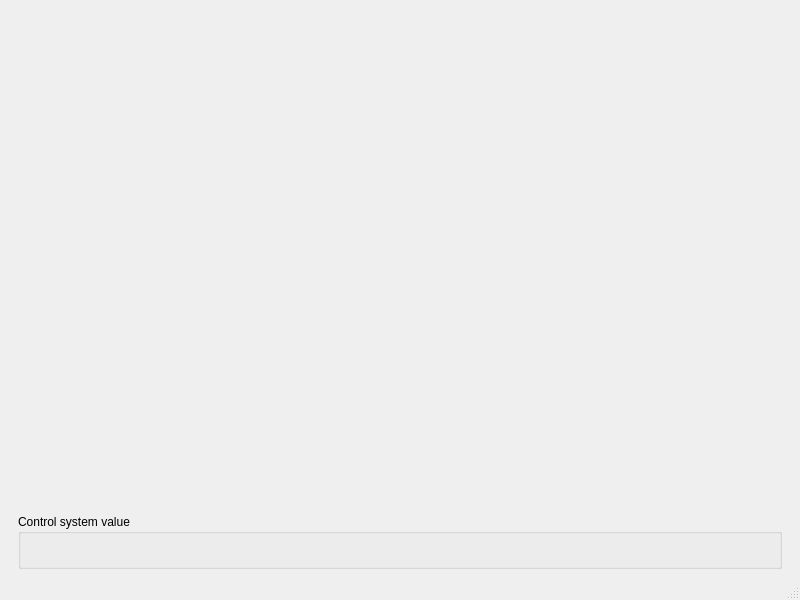
<?xml version="1.0" encoding="UTF-8"?>
<ui version="4.0">
 <class>MainWindow</class>
 <widget class="QMainWindow" name="MainWindow">
  <property name="geometry">
   <rect>
    <x>0</x>
    <y>0</y>
    <width>800</width>
    <height>600</height>
   </rect>
  </property>
  <property name="windowTitle">
   <string>MainWindow</string>
  </property>
  <widget class="QWidget" name="centralwidget">
   <layout class="QVBoxLayout" name="verticalLayout_2">
    <item>
     <layout class="QHBoxLayout" name="horizontalLayout_2">
      <item>
       <widget class="PropertyEdit" name="set_propedit">
        <property name="toolTip">
         <string/>
        </property>
        <property name="buttons" stdset="0">
         <enum>PropertyEdit::Set</enum>
        </property>
        <property name="title" stdset="0">
         <string>Editable</string>
        </property>
        <property name="decoration" stdset="0">
         <enum>PropertyEdit::GroupBox</enum>
        </property>
        <property name="sendOnlyUpdatedValues" stdset="0">
         <bool>false</bool>
        </property>
        <property name="fields" stdset="0">
         <string>[{&quot;field&quot;: &quot;amplitude&quot;, &quot;type&quot;: 2, &quot;rw&quot;: true, &quot;label&quot;: &quot;Amplitude (mA)&quot;}, {&quot;field&quot;: &quot;frequency&quot;, &quot;type&quot;: 1, &quot;rw&quot;: true, &quot;label&quot;: &quot;Frequency (Hz)&quot;}, {&quot;field&quot;: &quot;enabled&quot;, &quot;type&quot;: 3, &quot;rw&quot;: true, &quot;label&quot;: &quot;Enabled&quot;}, {&quot;field&quot;: &quot;particles&quot;, &quot;type&quot;: 5, &quot;rw&quot;: true, &quot;label&quot;: &quot;Particle Type&quot;, &quot;ud&quot;: {&quot;options&quot;: [[&quot;Protons&quot;, 1], [&quot;Ions&quot;, 2], [&quot;Electrons&quot;, 4]]}}]</string>
        </property>
       </widget>
      </item>
      <item>
       <layout class="QVBoxLayout" name="verticalLayout">
        <item>
         <widget class="PropertyEdit" name="get_propedit">
          <property name="toolTip">
           <string/>
          </property>
          <property name="buttons" stdset="0">
           <enum>PropertyEdit::Get</enum>
          </property>
          <property name="decoration" stdset="0">
           <enum>PropertyEdit::Frame</enum>
          </property>
          <property name="fields" stdset="0">
           <string>[{&quot;field&quot;: &quot;amplitude&quot;, &quot;type&quot;: 2, &quot;rw&quot;: false, &quot;label&quot;: &quot;Amplitude (mA)&quot;}, {&quot;field&quot;: &quot;frequency&quot;, &quot;type&quot;: 1, &quot;rw&quot;: false, &quot;label&quot;: &quot;Frequency (Hz)&quot;}, {&quot;field&quot;: &quot;enabled&quot;, &quot;type&quot;: 3, &quot;rw&quot;: false, &quot;label&quot;: &quot;Enabled&quot;}, {&quot;field&quot;: &quot;particles&quot;, &quot;type&quot;: 5, &quot;rw&quot;: false, &quot;label&quot;: &quot;Particle Type&quot;, &quot;ud&quot;: {&quot;options&quot;: [[&quot;Protons&quot;, 1], [&quot;Ions&quot;, 2], [&quot;Electrons&quot;, 4]]}}]</string>
          </property>
         </widget>
        </item>
        <item>
         <spacer name="verticalSpacer">
          <property name="orientation">
           <enum>Qt::Vertical</enum>
          </property>
          <property name="sizeHint" stdset="0">
           <size>
            <width>20</width>
            <height>40</height>
           </size>
          </property>
         </spacer>
        </item>
       </layout>
      </item>
     </layout>
    </item>
    <item>
     <spacer name="verticalSpacer_2">
      <property name="orientation">
       <enum>Qt::Vertical</enum>
      </property>
      <property name="sizeHint" stdset="0">
       <size>
        <width>20</width>
        <height>40</height>
       </size>
      </property>
     </spacer>
    </item>
    <item>
     <layout class="QHBoxLayout" name="horizontalLayout_3">
      <property name="leftMargin">
       <number>9</number>
      </property>
      <property name="rightMargin">
       <number>9</number>
      </property>
      <item>
       <widget class="QGroupBox" name="groupBox">
        <property name="title">
         <string>Control system value</string>
        </property>
        <layout class="QHBoxLayout" name="horizontalLayout">
         <item>
          <widget class="QLabel" name="cs_label">
           <property name="text">
            <string/>
           </property>
          </widget>
         </item>
        </layout>
       </widget>
      </item>
     </layout>
    </item>
   </layout>
  </widget>
  <widget class="QMenuBar" name="menubar">
   <property name="geometry">
    <rect>
     <x>0</x>
     <y>0</y>
     <width>800</width>
     <height>22</height>
    </rect>
   </property>
  </widget>
  <widget class="QStatusBar" name="statusbar"/>
 </widget>
 <customwidgets>
  <customwidget>
   <class>PropertyEdit</class>
   <extends>QWidget</extends>
   <header>accwidgets.property_edit.propedit</header>
  </customwidget>
 </customwidgets>
 <resources/>
 <connections/>
</ui>
